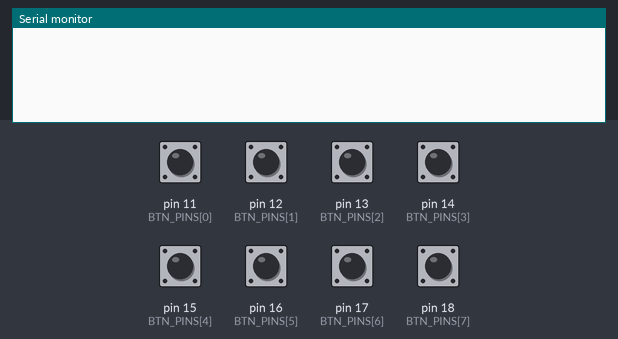
A sketch run on a simulated Arduino Uno, built with avr-gcc and run on an emulated ATmega328P. Parts: the last lines printed to the serial monitor. The test bench sets the inputs (shaded band); at power-on: pin 11 (BTN_PINS[0]), pin 12 (BTN_PINS[1]), pin 13 (BTN_PINS[2]), pin 14 (BTN_PINS[3]), pin 15 (BTN_PINS[4]), pin 16 (BTN_PINS[5]), pin 17 (BTN_PINS[6]), pin 18 (BTN_PINS[7]) HIGH.

Above: at 1.2 s.
1.3 s: pin 11 (BTN_PINS[0]) pulled LOW for 0.15 s
At 2.4 s:
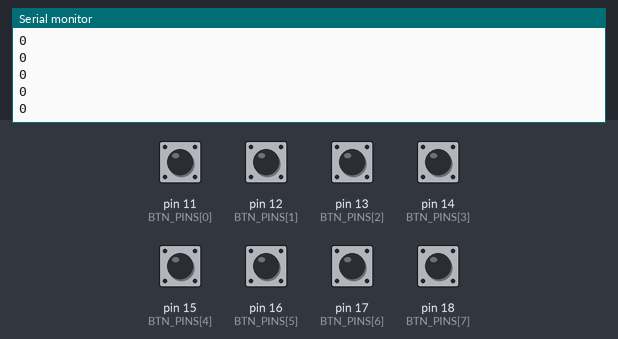
2.9 s: pin 12 (BTN_PINS[1]) pulled LOW for 0.15 s
At 3.7 s:
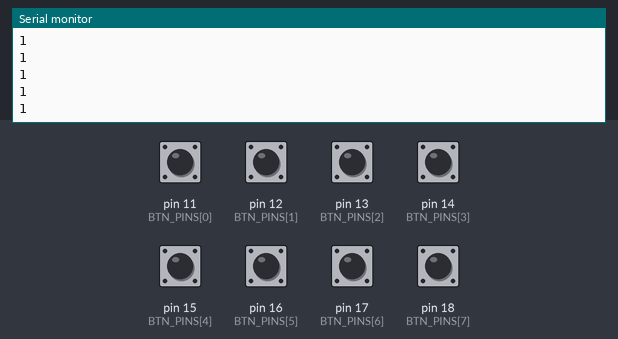
4.5 s: pin 13 (BTN_PINS[2]) pulled LOW for 0.15 s
At 5.8 s:
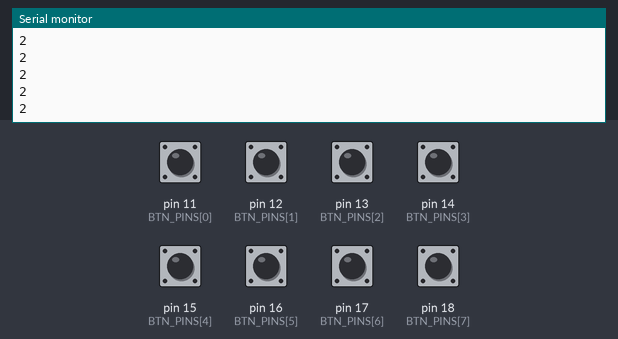
6.1 s: pin 14 (BTN_PINS[3]) pulled LOW for 0.15 s
At 7.3 s:
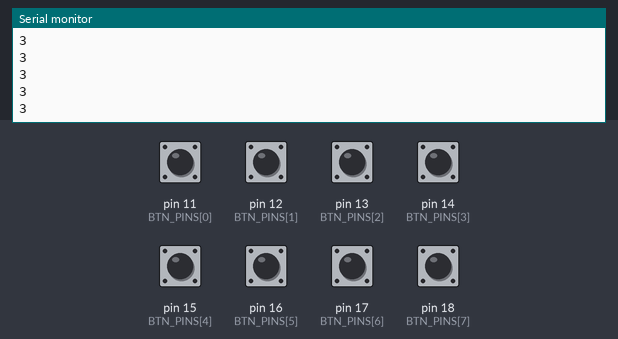
7.7 s: pin 15 (BTN_PINS[4]) pulled LOW for 0.15 s
At 8.5 s:
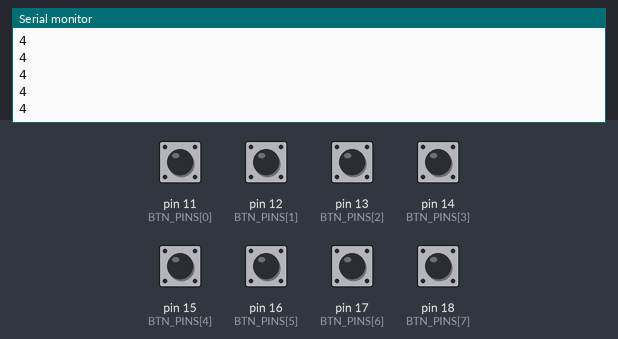
9.3 s: pin 16 (BTN_PINS[5]) pulled LOW for 0.15 s
At 10.9 s:
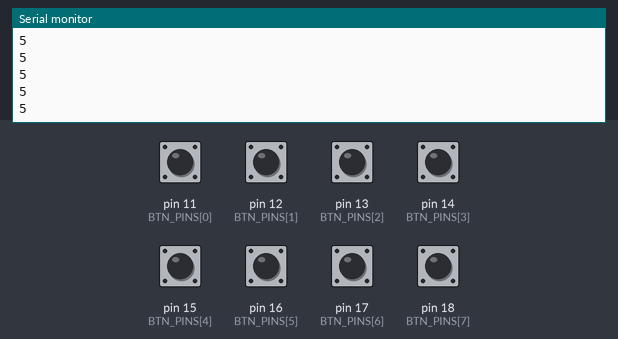
Timing chart, 0 to 11.9 s (numbered marks = the images above; inputs shaded):
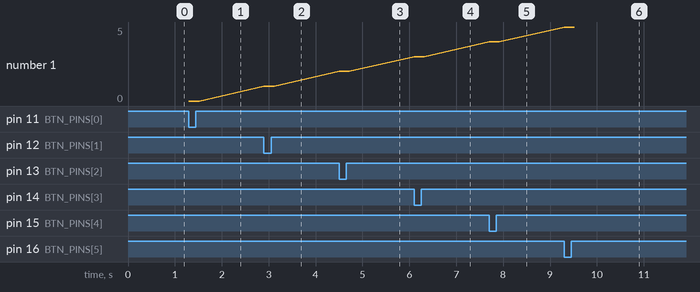

The sketch:

drinking_simple_debug.ino
```cpp
const int SER_Pin = 2;   //pin 14 on the 75HC595
const int RCLK_Pin = 1;  //pin 12 on the 75HC595
const int SRCLK_Pin = 0; //pin 11 on the 75HC595
const int number_of_74hc595s = 2; //total number of shift registers
const int numOfRegisterPins = number_of_74hc595s * 8;
boolean registers[numOfRegisterPins]; //16 total pins, 8 indicator, 8 scoreboard
const int START_BTN = 3;

//initialize button pins
const int BTN_PINS[] = {
  11, 12, 13, 14, 15, 16, 17, 18};

void setup(){
   for (int i=0; i<8; i++){
    pinMode(BTN_PINS[i], INPUT_PULLUP);
  }
  clearRegisters();
  writeRegisters();
  Serial.begin(9600);
}
void loop(){
  for (int i=0; i<8; i++){
    if (digitalRead(BTN_PINS[i]) == LOW){
      Serial.println(i);
      clearRegisters();
      setRegisterPin(i, HIGH);
      break;
    }
  }
  writeRegisters();
}


//set all register pins to LOW
void clearRegisters(){
  for(int i = numOfRegisterPins - 1; i >=  0; i--){
    registers[i] = LOW;
  }
}

//Set and display registers
//Only call AFTER all values are set how you would like (slow otherwise)
void writeRegisters(){
  digitalWrite(RCLK_Pin, LOW);
  for(int i = numOfRegisterPins - 1; i >=  0; i--){
    digitalWrite(SRCLK_Pin, LOW);
    int val = registers[i];
    digitalWrite(SER_Pin, val);
    digitalWrite(SRCLK_Pin, HIGH);
  }
  digitalWrite(RCLK_Pin, HIGH);
}

//set an individual pin HIGH or LOW
void setRegisterPin(int index, int value){
  registers[index] = value;
}
```

Measured:
- after the input at 1.3 s, the serial monitor: prints a new line at once (image 1)
- after the input at 2.9 s, the serial monitor: prints a new line at once (image 2)
- after the input at 4.5 s, the serial monitor: prints a new line at once (image 3)
- after the input at 6.1 s, the serial monitor: prints a new line at once (image 4)
- after the input at 7.7 s, the serial monitor: prints a new line at once (image 5)
- after the input at 9.3 s, the serial monitor: prints a new line at once (image 6)
- plotted number 1: 0 → 1 after the input at 2.9 s, 1 → 2 after the input at 4.5 s, 2 → 3 after the input at 6.1 s, 3 → 4 after the input at 7.7 s, 4 → 5 after the input at 9.3 s
